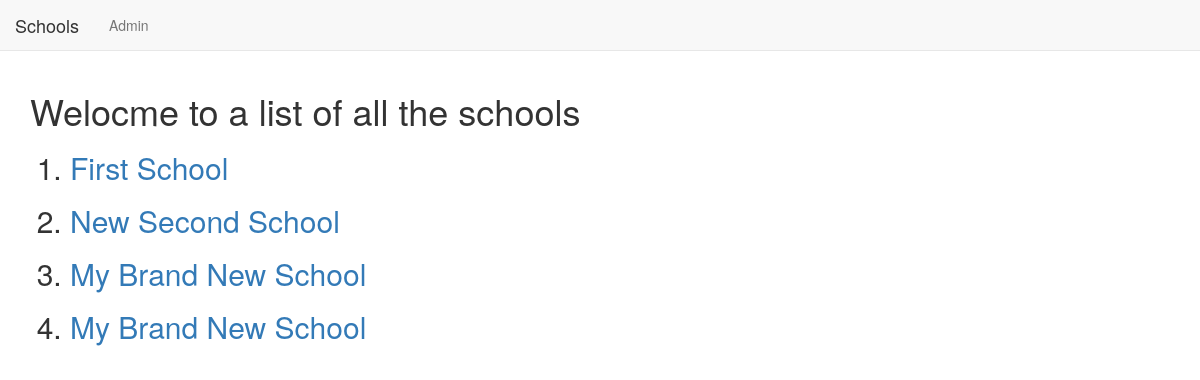
The app's page /basic_app/, older data.
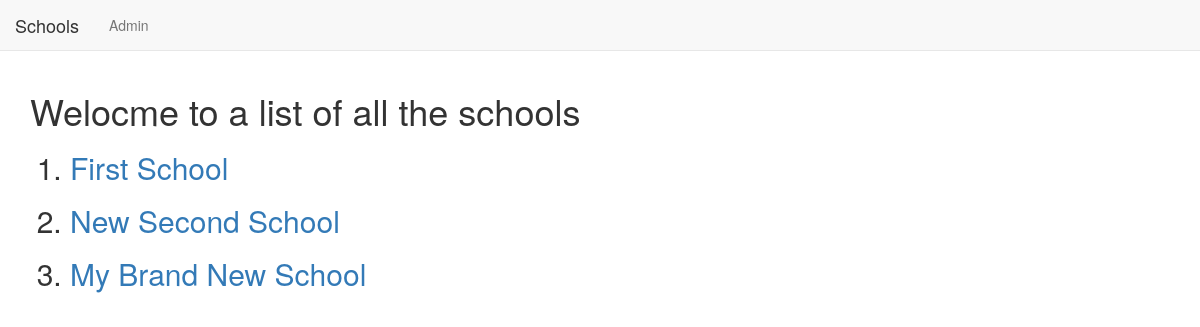
The same page, newer data.
### basic_app/models.py (models this page shows, shortened)
class School(models.Model):
    name = models.CharField(max_length=256)
    principal = models.CharField(max_length=256)
    location = models.CharField(max_length=256)

### basic_app/views.py (the view)
# urls.py: path('',views.SchoolListView.as_view(),name='list'),
class SchoolListView(ListView):
    context_object_name = "schools"
    model = models.School

### basic_app/templates/basic_app/school_list.html
{% extends "basic_app/basic_app_base.html" %}
{% block body_block %}
<h1>Welocme to a list of all the schools</h1>
  <ol>
      {% for school in schools %}
      <h2><li><a href="{{school.id}}">{{ school.name }}</a></li></h2>
      {% endfor %}
  </ol>
{% endblock %}

### basic_app/templates/basic_app/basic_app_base.html (shortened to what this page needs)
<!DOCTYPE html>
<html lang="en">
<head>
    <link rel="stylesheet" href="https://maxcdn.bootstrapcdn.com/bootstrap/3.3.7/css/bootstrap.min.css">
</head>
<body>
    <nav class="navbar navbar-default navbar-static-top">
        <ul class="nav navbar-nav">
            <li><a class="navbar-brand" href="{% url 'basic_app:list' %}">Schools</a></li>
            <li><a class="navbar-link" href="{% url 'admin:index' %}">Admin</a></li>
            <li><a class="navbar-link" href="#"></a></li>
        </ul>
    </nav>
    <div class="container">
    {% block body_block %}
    {% endblock %}
    </div>
</body>
</html>

Row changes from the older to the newer data that the page shows:
removed School: name "My Brand New School"
